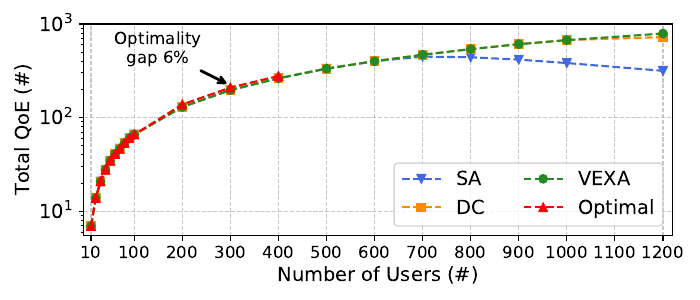

The Python source for this figure:
import json
import matplotlib.pyplot as plt

fontsize = 14

n_gNBs = 10
n_CNs = 10

x = [10, 20, 30, 40, 50, 60, 70, 80, 90, 100, 200, 300, 400, 500, 600, 700, 800, 900, 1000, 1200]

y_values_single = []
y_values_dual = []
y_values_QoE = []
y_values_optimal = []

for n_users in x:
    json_obj = json.load(open("../solutions/first_stage/single_association_model/{}_CNs_{}_gNBs_{}_users_timestamp_{}.json".format(n_gNBs, n_CNs, n_users, 0)))
    y_values_single.append(json_obj["solution"]["Total_QoE"])

    json_obj = json.load(open("../solutions/first_stage/dual_connectivity_model/{}_CNs_{}_gNBs_{}_users_timestamp_{}.json".format(n_gNBs, n_CNs, n_users, 0)))
    y_values_dual.append(json_obj["solution"]["Total_QoE"])

    json_obj = json.load(open("../solutions/first_stage/QoE_aware_heuristic/{}_CNs_{}_gNBs_{}_users_timestamp_{}.json".format(n_gNBs, n_CNs, n_users, 0)))
    y_values_QoE.append(json_obj["solution"]["Total_QoE"])

    if n_users <= 400:
        json_obj = json.load(open("../solutions/first_stage/optimal_model/{}_CNs_{}_gNBs_{}_users_timestamp_{}.json".format(n_gNBs, n_CNs, n_users, 0)))
        y_values_optimal.append(json_obj["solution"]["Total_QoE"])
    else:
        y_values_optimal.append(None)

optimal_gap = []
valid_gap = []
for opt, qoe in zip(y_values_optimal, y_values_QoE):
    if opt is not None:
        gap = (opt - qoe) / opt * 100
        optimal_gap.append(gap)
        valid_gap.append(gap)
    else:
        optimal_gap.append(None)

print("Optimal gap (%):", optimal_gap)
print("Average gap:", sum(valid_gap) / len(valid_gap))

plt.figure(figsize=(7, 3))
plt.plot(x, y_values_single, marker='v', linestyle="--", label='SA', color="royalblue")
plt.plot(x, y_values_dual, marker='s', linestyle="--", label='DC', color="darkorange")
plt.plot(x, y_values_QoE, marker='o', linestyle="--", label='VEXA', color="forestgreen")
plt.plot(x, y_values_optimal, marker='^', linestyle="--", label='Optimal', color="red")

plt.annotate(
    "Optimality\ngap 6%",
    xy=(300, 220), xycoords='data',
    xytext=(150, 350), textcoords='data',
    arrowprops=dict(arrowstyle="->", color='black', lw=2),
    fontsize=fontsize-2,
    color='black',
    ha='center',
    va='bottom'
)

plt.yscale('log')

plt.xlabel('Number of Users (#)', fontsize=fontsize)
plt.ylabel('Total QoE (#)', fontsize=fontsize)
plt.xticks([10, 100, 200, 300, 400, 500, 600, 700, 800, 900, 1000, 1100, 1200], fontsize=fontsize-2)
plt.yticks(fontsize=fontsize)

plt.legend(fontsize=fontsize, ncol=2, loc='lower right')

plt.grid(True, linestyle='--', alpha=0.7)

plt.xlim(-5, 1220)
plt.ylim(0, 10**3)

plt.tight_layout()
plt.savefig("Total_QoE_comparison.pdf")
# plt.show()
